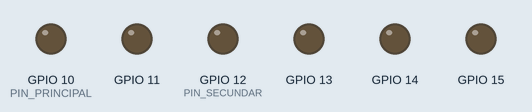
A sketch run on a simulated ESP32. On the bench: output pins drawn as LEDs (lit = HIGH).

Above: at 1.0 s.
At 3.0 s:
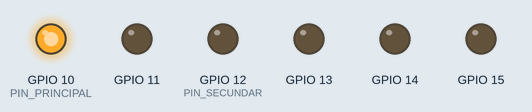
At 9.0 s:
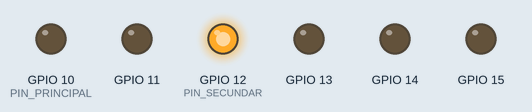
At 11.0 s:
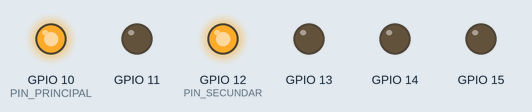
Timing chart, 0 to 15.6 s (numbered marks = the images above):
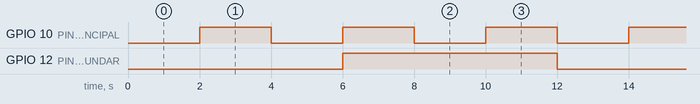

The sketch:

ex1.ino
```cpp
#define PIN_PRINCIPAL 10
#define PIN_SECUNDAR 12

void setup() {
  for (int p = 10; p <= 15; p++) {
    pinMode(p, OUTPUT);
  }
}

void luminaPrincipala() {
  int stare = (millis() / 2000) % 2;
  digitalWrite(PIN_PRINCIPAL, stare);
}

void luminaSecundara() {
  int stare = (millis() / 6000) % 2;
  digitalWrite(PIN_SECUNDAR, stare);
}

void loop() {
  luminaPrincipala();
  luminaSecundara();
}
```

Measured:
- by itself, GPIO 10 (PIN_PRINCIPAL): alternates HIGH for 2.0 s and LOW for 2.0 s
- by itself, GPIO 12 (PIN_SECUNDAR): alternates HIGH for 6.0 s and LOW for 6.0 s
